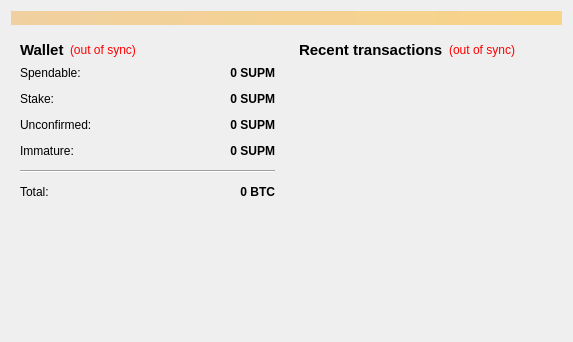
<?xml version="1.0" encoding="UTF-8"?>
<ui version="4.0">
 <class>OverviewPage</class>
 <widget class="QWidget" name="OverviewPage">
  <property name="geometry">
   <rect>
    <x>0</x>
    <y>0</y>
    <width>573</width>
    <height>342</height>
   </rect>
  </property>
  <property name="windowTitle">
   <string>Form</string>
  </property>
  <layout class="QVBoxLayout" name="topLayout">
   <item>
    <widget class="QLabel" name="labelAlerts">
     <property name="visible">
      <bool>false</bool>
     </property>
     <property name="styleSheet">
      <string notr="true">background-color: qlineargradient(x1: 0, y1: 0, x2: 1, y2: 0, stop:0 #F0D0A0, stop:1 #F8D488);  color:#000000
</string>
     </property>
     <property name="wordWrap">
      <bool>true</bool>
     </property>
     <property name="margin">
      <number>3</number>
     </property>
    </widget>
   </item>
   <item>
    <layout class="QHBoxLayout" name="horizontalLayout" stretch="1,1">
     <item>
      <layout class="QVBoxLayout" name="verticalLayout_2">
       <item>
        <widget class="QWidget" name="widget" native="true">
         <layout class="QVBoxLayout" name="verticalLayout_4">
          <item>
           <layout class="QHBoxLayout" name="horizontalLayout_4">
            <item>
             <widget class="QLabel" name="label_5">
              <property name="font">
               <font>
                <pointsize>11</pointsize>
                <weight>75</weight>
                <bold>true</bold>
               </font>
              </property>
              <property name="text">
               <string>Wallet</string>
              </property>
             </widget>
            </item>
            <item>
             <widget class="QLabel" name="labelWalletStatus">
              <property name="toolTip">
               <string>The displayed information may be out of date. Your wallet automatically synchronizes with the Supermoon network after a connection is established, but this process has not completed yet.</string>
              </property>
              <property name="styleSheet">
               <string notr="true">QLabel { color: red; }</string>
              </property>
              <property name="text">
               <string notr="true">(out of sync)</string>
              </property>
              <property name="alignment">
               <set>Qt::AlignLeading|Qt::AlignLeft|Qt::AlignVCenter</set>
              </property>
             </widget>
            </item>
            <item>
             <spacer name="horizontalSpacer_2">
              <property name="orientation">
               <enum>Qt::Horizontal</enum>
              </property>
              <property name="sizeHint" stdset="0">
               <size>
                <width>40</width>
                <height>20</height>
               </size>
              </property>
             </spacer>
            </item>
           </layout>
          </item>
          <item>
           <layout class="QFormLayout" name="formLayout_2">
            <property name="fieldGrowthPolicy">
             <enum>QFormLayout::AllNonFixedFieldsGrow</enum>
            </property>
            <property name="horizontalSpacing">
             <number>12</number>
            </property>
            <property name="verticalSpacing">
             <number>12</number>
            </property>
            <item row="0" column="0">
             <widget class="QLabel" name="label">
              <property name="text">
               <string>Spendable:</string>
              </property>
             </widget>
            </item>
            <item row="0" column="1">
             <widget class="QLabel" name="labelBalance">
              <property name="font">
               <font>
                <weight>75</weight>
                <bold>true</bold>
               </font>
              </property>
              <property name="cursor">
               <cursorShape>IBeamCursor</cursorShape>
              </property>
              <property name="toolTip">
               <string>Your current spendable balance</string>
              </property>
              <property name="text">
               <string notr="true">0 SUPM</string>
              </property>
              <property name="alignment">
               <set>Qt::AlignRight|Qt::AlignTrailing|Qt::AlignVCenter</set>
              </property>
              <property name="textInteractionFlags">
               <set>Qt::LinksAccessibleByMouse|Qt::TextSelectableByKeyboard|Qt::TextSelectableByMouse</set>
              </property>
             </widget>
            </item>
            <item row="1" column="0">
             <widget class="QLabel" name="label_6">
              <property name="text">
               <string>Stake:</string>
              </property>
             </widget>
            </item>
            <item row="1" column="1">
             <widget class="QLabel" name="labelStake">
              <property name="font">
               <font>
                <weight>75</weight>
                <bold>true</bold>
               </font>
              </property>
              <property name="cursor">
               <cursorShape>IBeamCursor</cursorShape>
              </property>
              <property name="toolTip">
               <string>Total of coins that was staked, and do not yet count toward the current balance</string>
              </property>
              <property name="text">
               <string notr="true">0 SUPM</string>
              </property>
              <property name="alignment">
               <set>Qt::AlignRight|Qt::AlignTrailing|Qt::AlignVCenter</set>
              </property>
              <property name="textInteractionFlags">
               <set>Qt::LinksAccessibleByMouse|Qt::TextSelectableByKeyboard|Qt::TextSelectableByMouse</set>
              </property>
             </widget>
            </item>
            <item row="2" column="0">
             <widget class="QLabel" name="label_3">
              <property name="text">
               <string>Unconfirmed:</string>
              </property>
             </widget>
            </item>
            <item row="2" column="1">
             <widget class="QLabel" name="labelUnconfirmed">
              <property name="font">
               <font>
                <weight>75</weight>
                <bold>true</bold>
               </font>
              </property>
              <property name="cursor">
               <cursorShape>IBeamCursor</cursorShape>
              </property>
              <property name="toolTip">
               <string>Total of transactions that have yet to be confirmed, and do not yet count toward the current balance</string>
              </property>
              <property name="text">
               <string notr="true">0 SUPM</string>
              </property>
              <property name="alignment">
               <set>Qt::AlignRight|Qt::AlignTrailing|Qt::AlignVCenter</set>
              </property>
              <property name="textInteractionFlags">
               <set>Qt::LinksAccessibleByMouse|Qt::TextSelectableByKeyboard|Qt::TextSelectableByMouse</set>
              </property>
             </widget>
            </item>
            <item row="3" column="0">
             <widget class="QLabel" name="labelImmatureText">
              <property name="text">
               <string>Immature:</string>
              </property>
             </widget>
            </item>
            <item row="3" column="1">
             <widget class="QLabel" name="labelImmature">
              <property name="font">
               <font>
                <weight>75</weight>
                <bold>true</bold>
               </font>
              </property>
              <property name="toolTip">
               <string>Mined balance that has not yet matured</string>
              </property>
              <property name="text">
               <string notr="true">0 SUPM</string>
              </property>
              <property name="alignment">
               <set>Qt::AlignRight|Qt::AlignTrailing|Qt::AlignVCenter</set>
              </property>
              <property name="textInteractionFlags">
               <set>Qt::LinksAccessibleByMouse|Qt::TextSelectableByKeyboard|Qt::TextSelectableByMouse</set>
              </property>
             </widget>
            </item>
            <item row="4" column="0" colspan="2">
             <widget class="Line" name="line">
              <property name="orientation">
               <enum>Qt::Horizontal</enum>
              </property>
             </widget>
            </item>
            <item row="5" column="0">
             <widget class="QLabel" name="labelTotalText">
              <property name="text">
               <string>Total:</string>
              </property>
             </widget>
            </item>
            <item row="5" column="1">
             <widget class="QLabel" name="labelTotal">
              <property name="font">
               <font>
                <weight>75</weight>
                <bold>true</bold>
               </font>
              </property>
              <property name="cursor">
               <cursorShape>IBeamCursor</cursorShape>
              </property>
              <property name="toolTip">
               <string>Your current total balance</string>
              </property>
              <property name="text">
               <string notr="true">0 BTC</string>
              </property>
              <property name="alignment">
               <set>Qt::AlignRight|Qt::AlignTrailing|Qt::AlignVCenter</set>
              </property>
              <property name="textInteractionFlags">
               <set>Qt::LinksAccessibleByMouse|Qt::TextSelectableByKeyboard|Qt::TextSelectableByMouse</set>
              </property>
             </widget>
            </item>
           </layout>
          </item>
         </layout>
        </widget>
       </item>
       <item>
        <spacer name="verticalSpacer">
         <property name="orientation">
          <enum>Qt::Vertical</enum>
         </property>
         <property name="sizeHint" stdset="0">
          <size>
           <width>20</width>
           <height>40</height>
          </size>
         </property>
        </spacer>
       </item>
      </layout>
     </item>
     <item>
      <layout class="QVBoxLayout" name="verticalLayout_3">
       <item>
        <widget class="QWidget" name="widget_2" native="true">
         <layout class="QVBoxLayout" name="verticalLayout">
          <item>
           <layout class="QHBoxLayout" name="horizontalLayout_2">
            <item>
             <widget class="QLabel" name="label_4">
              <property name="font">
               <font>
                <pointsize>11</pointsize>
                <weight>75</weight>
                <bold>true</bold>
               </font>
              </property>
              <property name="text">
               <string>&lt;b&gt;Recent transactions&lt;/b&gt;</string>
              </property>
             </widget>
            </item>
            <item>
             <widget class="QLabel" name="labelTransactionsStatus">
              <property name="toolTip">
               <string>The displayed information may be out of date. Your wallet automatically synchronizes with the Supermoon network after a connection is established, but this process has not completed yet.</string>
              </property>
              <property name="styleSheet">
               <string notr="true">QLabel { color: red; }</string>
              </property>
              <property name="text">
               <string notr="true">(out of sync)</string>
              </property>
              <property name="alignment">
               <set>Qt::AlignRight|Qt::AlignTrailing|Qt::AlignVCenter</set>
              </property>
             </widget>
            </item>
            <item>
             <spacer name="horizontalSpacer">
              <property name="orientation">
               <enum>Qt::Horizontal</enum>
              </property>
              <property name="sizeHint" stdset="0">
               <size>
                <width>40</width>
                <height>20</height>
               </size>
              </property>
             </spacer>
            </item>
           </layout>
          </item>
          <item>
           <widget class="QListView" name="listTransactions">
            <property name="styleSheet">
             <string notr="true">QListView { background: transparent; }</string>
            </property>
            <property name="frameShape">
             <enum>QFrame::NoFrame</enum>
            </property>
            <property name="verticalScrollBarPolicy">
             <enum>Qt::ScrollBarAlwaysOff</enum>
            </property>
            <property name="horizontalScrollBarPolicy">
             <enum>Qt::ScrollBarAlwaysOff</enum>
            </property>
            <property name="selectionMode">
             <enum>QAbstractItemView::NoSelection</enum>
            </property>
           </widget>
          </item>
         </layout>
        </widget>
       </item>
      </layout>
     </item>
    </layout>
   </item>
  </layout>
 </widget>
 <resources/>
 <connections/>
</ui>
